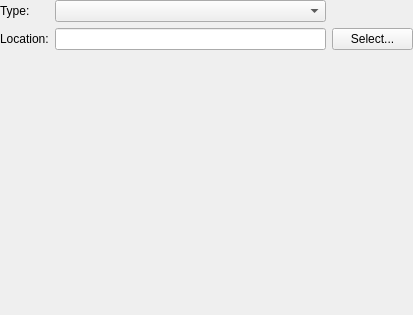
<ui version="4.0" >
 <class>CallableSelectWidget</class>
 <widget class="QWidget" name="CallableSelectWidget" >
  <property name="geometry" >
   <rect>
    <x>0</x>
    <y>0</y>
    <width>413</width>
    <height>315</height>
   </rect>
  </property>
  <property name="windowTitle" >
   <string>Form</string>
  </property>
  <layout class="QVBoxLayout" >
   <property name="spacing" >
    <number>0</number>
   </property>
   <property name="margin" >
    <number>0</number>
   </property>
   <item>
    <layout class="QGridLayout" >
     <property name="margin" >
      <number>0</number>
     </property>
     <property name="spacing" >
      <number>6</number>
     </property>
     <item row="0" column="0" >
      <widget class="QLabel" name="typeLabel" >
       <property name="sizePolicy" >
        <sizepolicy vsizetype="Preferred" hsizetype="Minimum" >
         <horstretch>0</horstretch>
         <verstretch>0</verstretch>
        </sizepolicy>
       </property>
       <property name="text" >
        <string>Type:</string>
       </property>
      </widget>
     </item>
     <item row="1" column="2" >
      <widget class="QPushButton" name="callableLocationSelect" >
       <property name="text" >
        <string>Select...</string>
       </property>
      </widget>
     </item>
     <item row="0" column="2" >
      <spacer>
       <property name="orientation" >
        <enum>Qt::Horizontal</enum>
       </property>
       <property name="sizeType" >
        <enum>QSizePolicy::Minimum</enum>
       </property>
       <property name="sizeHint" stdset="0" >
        <size>
         <width>81</width>
         <height>21</height>
        </size>
       </property>
      </spacer>
     </item>
     <item row="0" column="1" >
      <widget class="QComboBox" name="callableType" >
       <property name="sizePolicy" >
        <sizepolicy vsizetype="Fixed" hsizetype="Minimum" >
         <horstretch>0</horstretch>
         <verstretch>0</verstretch>
        </sizepolicy>
       </property>
       <item>
        <property name="text" >
         <string/>
        </property>
       </item>
       <item>
        <property name="text" >
         <string>External Program</string>
        </property>
        <property name="icon" >
         <iconset resource="profit.qrc" >
          <normaloff>:/images/icons/terminal.png</normaloff>:/images/icons/terminal.png</iconset>
        </property>
       </item>
       <item>
        <property name="text" >
         <string>Object</string>
        </property>
        <property name="icon" >
         <iconset resource="profit.qrc" >
          <normaloff>:/images/icons/profitdevice_logo.png</normaloff>:/images/icons/profitdevice_logo.png</iconset>
        </property>
       </item>
       <item>
        <property name="text" >
         <string>Object Factory</string>
        </property>
        <property name="icon" >
         <iconset resource="profit.qrc" >
          <normaloff>:/images/icons/blockdevice.png</normaloff>:/images/icons/blockdevice.png</iconset>
        </property>
       </item>
       <item>
        <property name="text" >
         <string>Source Code</string>
        </property>
        <property name="icon" >
         <iconset resource="profit.qrc" >
          <normaloff>:/images/icons/source_py.png</normaloff>:/images/icons/source_py.png</iconset>
        </property>
       </item>
       <item>
        <property name="text" >
         <string>File</string>
        </property>
        <property name="icon" >
         <iconset resource="profit.qrc" >
          <normaloff>:/images/icons/empty.png</normaloff>:/images/icons/empty.png</iconset>
        </property>
       </item>
      </widget>
     </item>
     <item row="1" column="1" >
      <widget class="QLineEdit" name="callableLocation" >
       <property name="sizePolicy" >
        <sizepolicy vsizetype="Fixed" hsizetype="Expanding" >
         <horstretch>0</horstretch>
         <verstretch>0</verstretch>
        </sizepolicy>
       </property>
      </widget>
     </item>
     <item row="1" column="0" >
      <widget class="QLabel" name="locationLabel" >
       <property name="sizePolicy" >
        <sizepolicy vsizetype="Preferred" hsizetype="Minimum" >
         <horstretch>0</horstretch>
         <verstretch>0</verstretch>
        </sizepolicy>
       </property>
       <property name="text" >
        <string>Location:</string>
       </property>
       <property name="textFormat" >
        <enum>Qt::RichText</enum>
       </property>
      </widget>
     </item>
     <item row="2" column="1" >
      <widget class="QLabel" name="locationWarning" >
       <property name="text" >
        <string/>
       </property>
      </widget>
     </item>
    </layout>
   </item>
   <item>
    <widget class="QStackedWidget" name="stackedWidget" >
     <property name="minimumSize" >
      <size>
       <width>256</width>
       <height>128</height>
      </size>
     </property>
     <property name="currentIndex" >
      <number>5</number>
     </property>
     <widget class="QWidget" name="page0" >
      <property name="geometry" >
       <rect>
        <x>0</x>
        <y>0</y>
        <width>413</width>
        <height>241</height>
       </rect>
      </property>
     </widget>
     <widget class="QWidget" name="page1" >
      <property name="geometry" >
       <rect>
        <x>0</x>
        <y>0</y>
        <width>413</width>
        <height>241</height>
       </rect>
      </property>
     </widget>
     <widget class="QWidget" name="page2" >
      <property name="geometry" >
       <rect>
        <x>0</x>
        <y>0</y>
        <width>423</width>
        <height>205</height>
       </rect>
      </property>
     </widget>
     <widget class="QWidget" name="page3" >
      <property name="geometry" >
       <rect>
        <x>0</x>
        <y>0</y>
        <width>413</width>
        <height>241</height>
       </rect>
      </property>
     </widget>
     <widget class="QWidget" name="page4" >
      <property name="geometry" >
       <rect>
        <x>0</x>
        <y>0</y>
        <width>413</width>
        <height>241</height>
       </rect>
      </property>
      <layout class="QVBoxLayout" >
       <property name="spacing" >
        <number>0</number>
       </property>
       <property name="margin" >
        <number>0</number>
       </property>
       <item>
        <widget class="SourceEditor" name="callableSourceEditor" >
         <property name="sizePolicy" >
          <sizepolicy vsizetype="Expanding" hsizetype="Expanding" >
           <horstretch>0</horstretch>
           <verstretch>0</verstretch>
          </sizepolicy>
         </property>
        </widget>
       </item>
       <item>
        <layout class="QHBoxLayout" >
         <property name="spacing" >
          <number>6</number>
         </property>
         <property name="margin" >
          <number>0</number>
         </property>
         <item>
          <widget class="QLabel" name="sourceWarning" >
           <property name="text" >
            <string/>
           </property>
          </widget>
         </item>
         <item>
          <spacer>
           <property name="orientation" >
            <enum>Qt::Horizontal</enum>
           </property>
           <property name="sizeHint" stdset="0" >
            <size>
             <width>40</width>
             <height>20</height>
            </size>
           </property>
          </spacer>
         </item>
         <item>
          <widget class="QPushButton" name="saveButton" >
           <property name="text" >
            <string>Save</string>
           </property>
           <property name="icon" >
            <iconset resource="profit.qrc" >
             <normaloff>:/images/icons/filesave.png</normaloff>:/images/icons/filesave.png</iconset>
           </property>
          </widget>
         </item>
         <item>
          <widget class="QPushButton" name="revertButton" >
           <property name="text" >
            <string>Revert</string>
           </property>
           <property name="icon" >
            <iconset resource="profit.qrc" >
             <normaloff>:/images/icons/undo.png</normaloff>:/images/icons/undo.png</iconset>
           </property>
          </widget>
         </item>
        </layout>
       </item>
      </layout>
     </widget>
     <widget class="QWidget" name="page5" >
      <property name="geometry" >
       <rect>
        <x>0</x>
        <y>0</y>
        <width>413</width>
        <height>241</height>
       </rect>
      </property>
     </widget>
    </widget>
   </item>
  </layout>
 </widget>
 <customwidgets>
  <customwidget>
   <class>SourceEditor</class>
   <extends>QFrame</extends>
   <header>sourceeditor.h</header>
   <container>1</container>
  </customwidget>
 </customwidgets>
 <tabstops>
  <tabstop>callableType</tabstop>
  <tabstop>callableLocation</tabstop>
  <tabstop>callableLocationSelect</tabstop>
 </tabstops>
 <resources>
  <include location="profit.qrc" />
 </resources>
 <connections>
  <connection>
   <sender>callableType</sender>
   <signal>currentIndexChanged(int)</signal>
   <receiver>stackedWidget</receiver>
   <slot>setCurrentIndex(int)</slot>
   <hints>
    <hint type="sourcelabel" >
     <x>189</x>
     <y>46</y>
    </hint>
    <hint type="destinationlabel" >
     <x>189</x>
     <y>202</y>
    </hint>
   </hints>
  </connection>
 </connections>
</ui>
